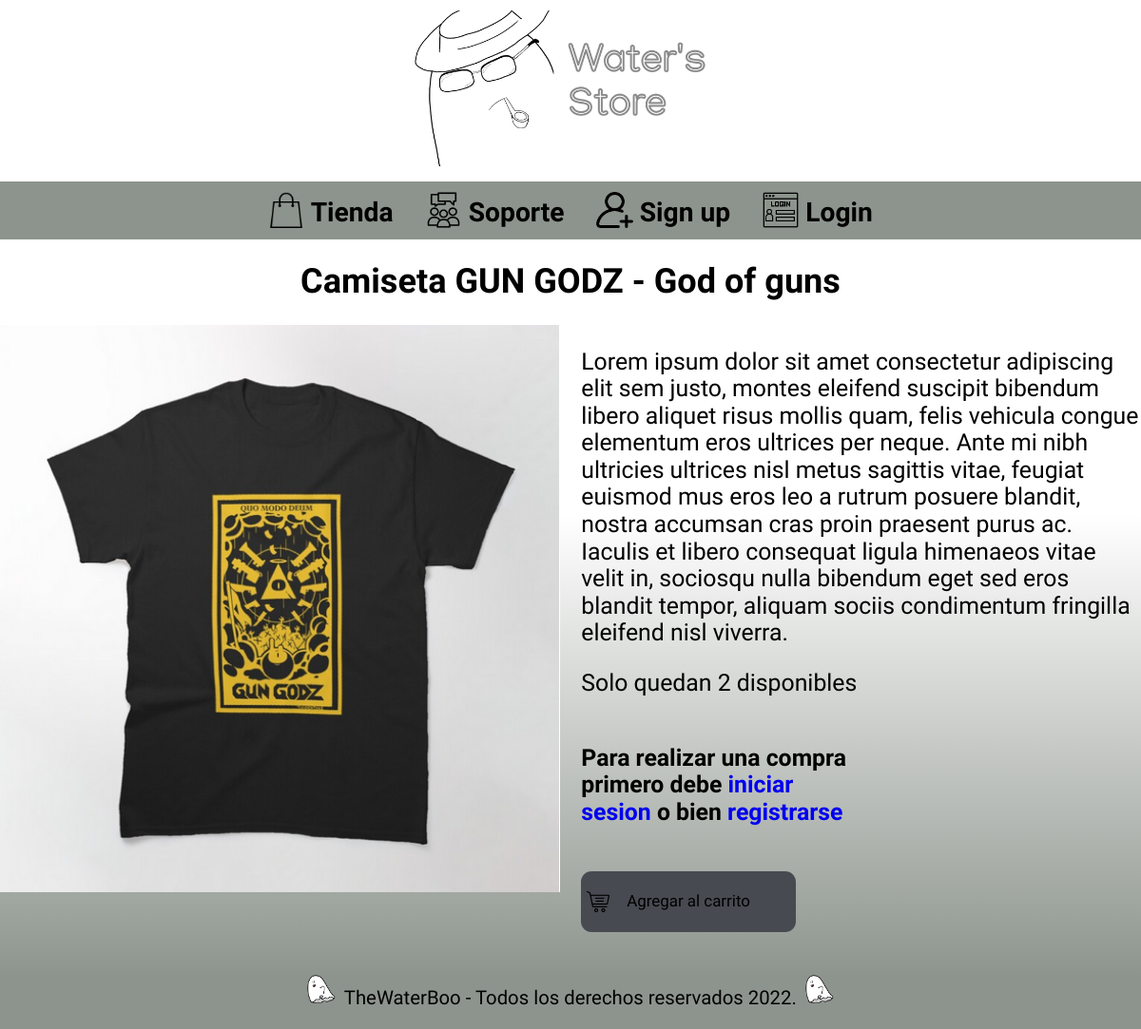
The page /producto3.php on the database as committed earlier.
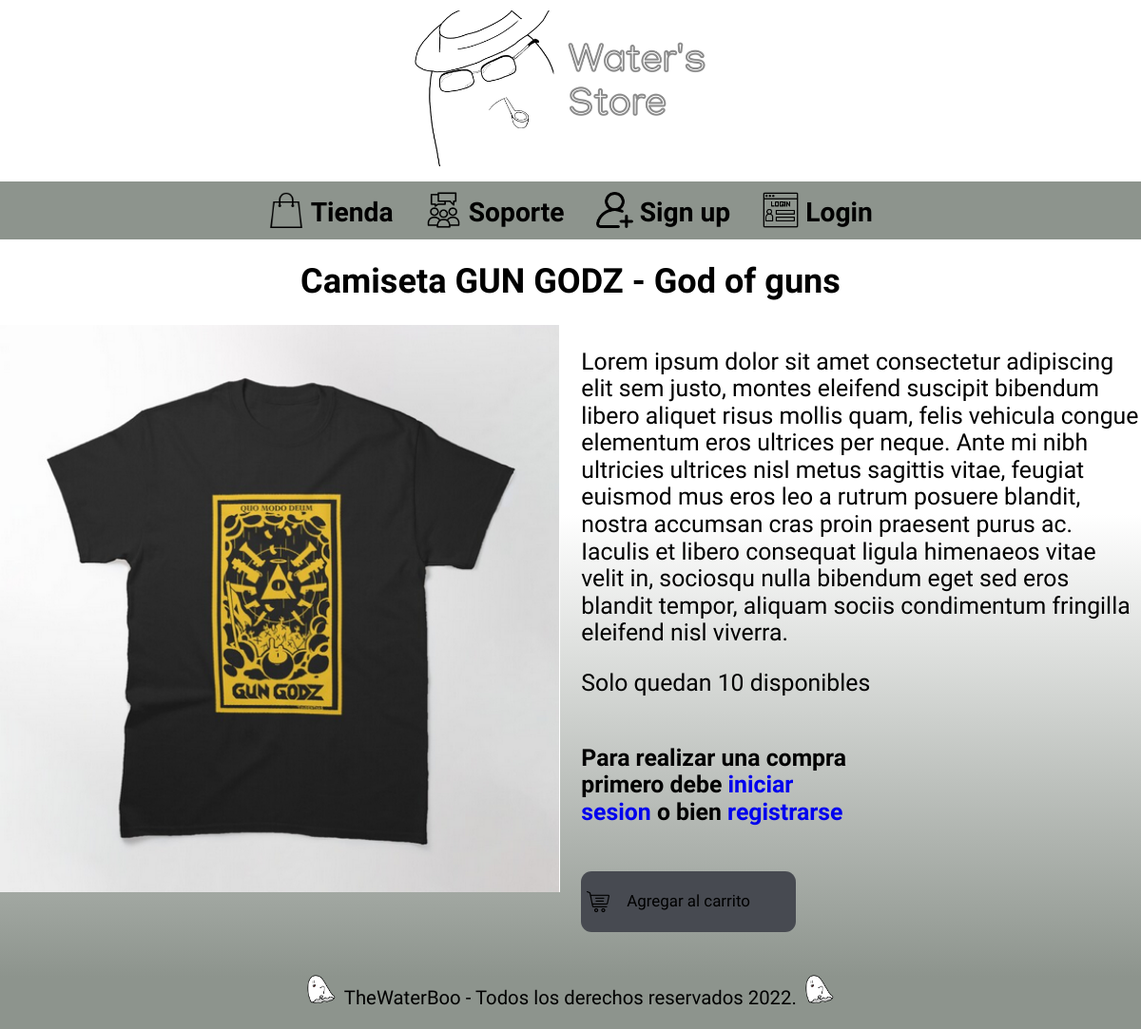
The same page on the database as committed later.
### tables this page shows
CREATE TABLE `producto` (
  `id` int(10) NOT NULL,
  `articulo` text NOT NULL,
  `precio` int(11) NOT NULL,
  `cantidad` int(11) NOT NULL
);

### producto3.php (the view, shortened to what this page needs)
<!DOCTYPE html>
<html lang="es">
<head>
    <link rel="stylesheet" href="css/styles.css">
    <link rel="stylesheet" href="css/normalize.css" as="style">
</head>
<body>
    <header class="header">
        <a href="otherindex.php">
            <img class="header__logo" src="img/LogoBeta.png" alt="Logo">
        </a>
    </header>
    <nav class="barra-nav">
        <a class="barra-nav__link " href="otherindex.php"><img class="alinearImg" alt="Tienda" src="img/shopping-bag.png"/> Tienda</a>
        <a class="barra-nav__link " href="soporte.php"><img class="alinearImg" alt="Support" src="img/support.png"/> Soporte</a>
        <?php
        @$verificar = $_SESSION['verify'];
        if($verificar == "true"){
        ?>
            <a class="barra-nav__link " href="cart.php"><img class="alinearImg" src="img/shopping-cart.png" alt="carrito"> Carrito</a>
            <a class="barra-nav__link " href="logout.php"><img class="alinearImg" src="img/enter.png" alt="logout"> Log out</a>
        <?php
        } else { ?>
            <a class="barra-nav__link " href="register.php"><img class="alinearImg" src="img/add-user.png" alt="signup"> Sign up</a>
            <a class="barra-nav__link " href="login.php"><img class="alinearImg" src="img/login.png" alt="login"> Login</a>
        <?php
        }
        ?>
    </nav>
    <main class="Contenido">
        <?php
        $sql = new PDO('mysql:host=localhost;dbname=water_store','root','');
        ?>
        <h1>Camiseta GUN GODZ - God of guns</h1>
        <div class="camisa">
            <img class="camisa__imagen" src="img/producto2.png" alt="camisa gungodz">
            <div class="camisa__contenido">
                <p>
                Lorem ipsum dolor sit amet consectetur adipiscing elit sem justo, montes eleifend suscipit bibendum libero aliquet risus mollis quam, felis vehicula congue elementum eros ultrices per neque. Ante mi nibh ultricies ultrices nisl metus sagittis vitae, feugiat euismod mus eros leo a rutrum posuere blandit, nostra accumsan cras proin praesent purus ac. Iaculis et libero consequat ligula himenaeos vitae velit in, sociosqu nulla bibendum eget sed eros blandit tempor, aliquam sociis condimentum fringilla eleifend nisl viverra.
                </p>
                <?php
                    foreach($sql->query('SELECT * FROM producto WHERE id=3') as $pro3)
                    if($pro3['cantidad']<=0){?>
                        <p><span style="color:#FF0000;text-align:center;">Ya no hay camisas disponibles!!</span></p>
                <?php }else{ ?>
                    <p>Solo quedan <?php echo $pro3['cantidad']?> disponibles</p>
                <?php
                    } ?>
                <form action="vendeproducto.php" method="post" class="formulario">
                    <?php
                    if($verificar == true){ ?>
                        <input class="formulario__campo" type="number" placeholder="Cantidad" min="1" name="cant">
                        <input class="formulario__submit" type="submit" value="Comprar">
                        <input class="formulario__submit" type="submit" value="Agregar al carrito" name="addcart" onclick="value='Agregado!'">
                    <?php } else { ?>
                        <b><p>Para realizar una compra primero debe <a href="login.php">iniciar sesion</a> o bien <a href="register.php">registrarse</a></p></b>
                        <input class="button__disabled" type="submit" disabled value="Agregar al carrito">
                    <?php
                        } ?>
                </form>
            </div>
        </div>
    </main>
    <footer class="footer">
        <p class="footer__text"><img src="img/GhostIcon.png" alt="boo" class="alinearImg"> TheWaterBoo - Todos los derechos reservados 2022. <img src="img/GhostIcon.png" alt="boo" class="alinearImg"></p>
    </footer>
</body>
</html>

Rows that differ between the two databases and show on the page:
changed producto: cantidad "2" → "10"
